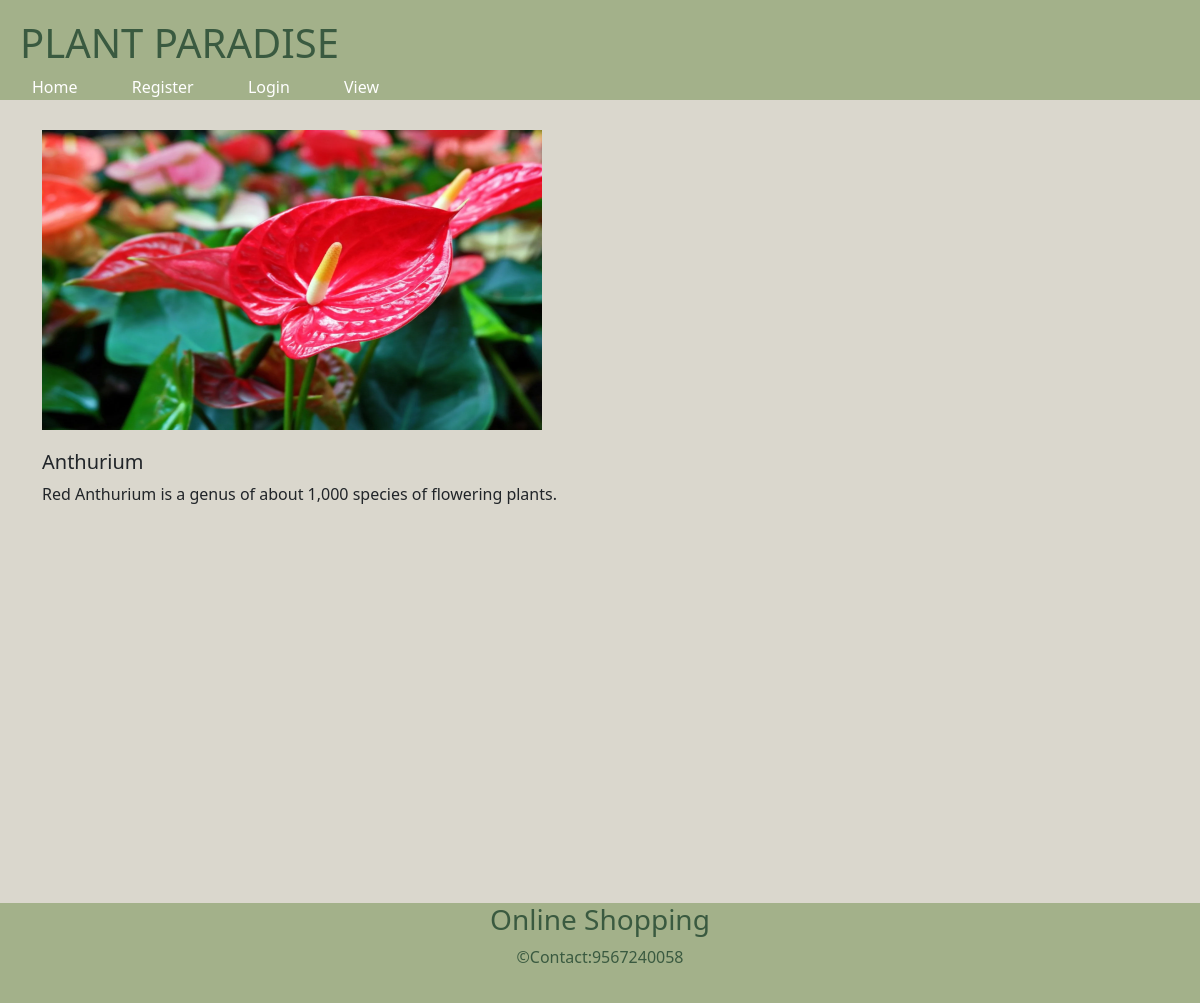
Page /view/3 on the committed database.
### adminapp/models.py (models this page shows)
class Adddb(models.Model):
    plant_image=models.ImageField(upload_to='image',default='null')
    plantname=models.CharField(max_length=20)
    description=models.CharField(max_length=100)

### plant_app/views.py (the view)
# urls.py: path('view/<int:did>',views.view,name="view"),
def view(request,did):
    data=Adddb.objects.filter(id=did)
    return render(request,"view.html",{'data':data})

### plant_app/templates/view.html
{% extends "index.html" %}
{% load static %}
{% block content %}
<div class="container">
    {% for i in data %}
    <img src="{{i.plant_image.url}}" style="width:500px; height:300px; margin-top: 30px;"/>
    <h5 style="margin-top: 20px;">{{i.plantname}}</h5>
    <p>{{i.description}}</p>
    {% endfor %}
</div>
{% endblock %}

### plant_app/templates/index.html (style rules this page uses)
* { padding:0px; margin:0px; }
body { background-color: #dad7cd; }

### rows in the picture
Adddb: plant_image (picture), plantname "Anthurium", description "Red Anthurium is a genus of about 1,000 species of flowering plants."
